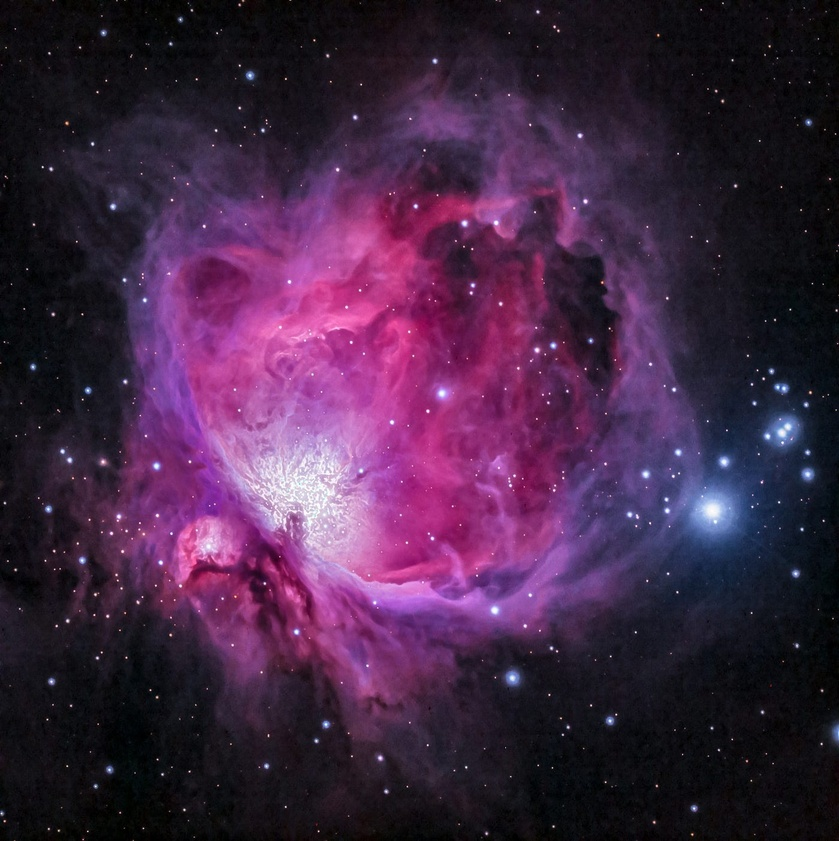
#> input picture week2/nebula.jpg, 839 x 841 px, shrunk from 1400 x 1403 before the run
$ jupyter execute --allow-errors week3.ipynb
#> lines starting #> are read from the running program, lines starting #| are printed output that depends on the picture; after the words box and inside, x2 and y2 are one past the last pixel; in counts of white or black regions, pixels touching at a corner belong together
[cell 1]
import matplotlib.pyplot as plt
import cv2

[cell 2]
my_img = cv2.imread("nebula.jpg")
#> my_img is the input picture: shape (841, 839, 3); mean B, G, R 67.2, 37.3, 65.8

[cell 3]
my_img2 = cv2.cvtColor(my_img,cv2.COLOR_BGR2GRAY)
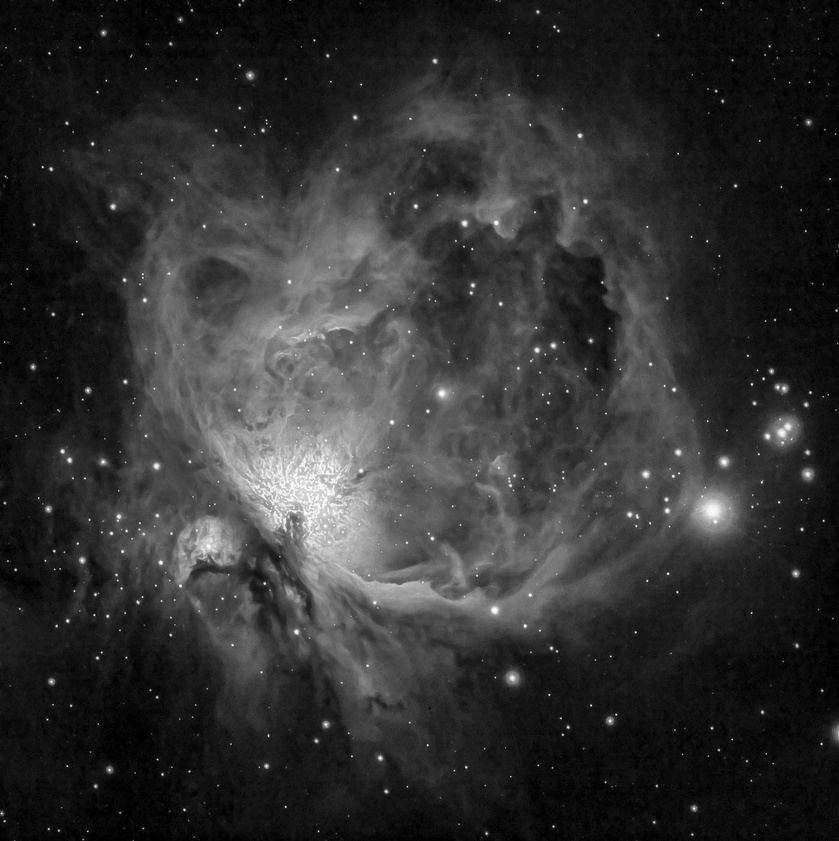
#> my_img2: shape (841, 839); min 0, max 254, mean 49.2

[cell 4]
my_img2

[cell 5]
cv2.imshow("image",my_img2)
cv2.waitKey(0)
cv2.destroyAllWindows()

[cell 6]
print(my_img.shape)
#| (841, 839, 3)
print(my_img2.shape)
#| (841, 839)

### esitleme

[cell 7]
_, my_binary_thresh_img = cv2.threshold(my_img2,thresh = 125 , maxval =255 , type = cv2.THRESH_BINARY)
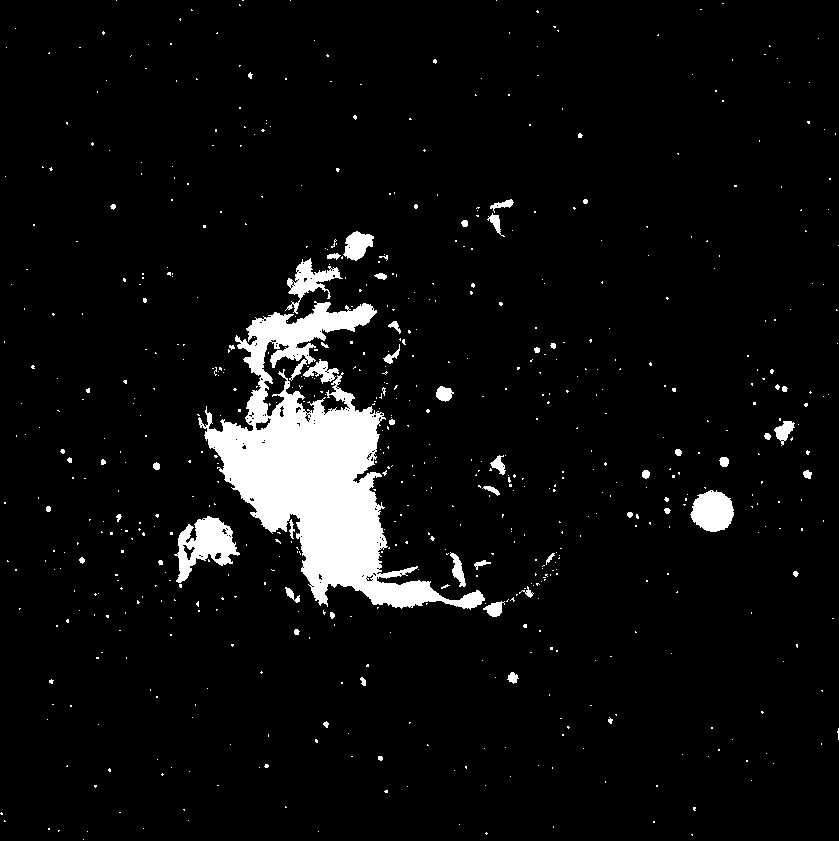
#> my_binary_thresh_img: shape (841, 839); 5.7% white; 669 white regions (613 under 20 px), largest, box (x1, y1, x2, y2) and area: (198, 301, 485, 610) 29305, (174, 516, 240, 583) 2155, (690, 490, 734, 532) 1365

[cell 8]
print(_)
#| 125.0

[cell 9]
plt.imshow(my_binary_thresh_img,cmap= "gray")
plt.axis("off")

[cell 10]
fig = plt.figure(figsize=(10, 7))
rows = 1
columns = 2

fig.add_subplot(rows,columns,1)
plt.imshow(my_img2,cmap = "gray")
plt.axis("off")

fig.add_subplot(rows,columns,2)
plt.imshow(my_binary_thresh_img,cmap = "gray")
plt.axis("off")
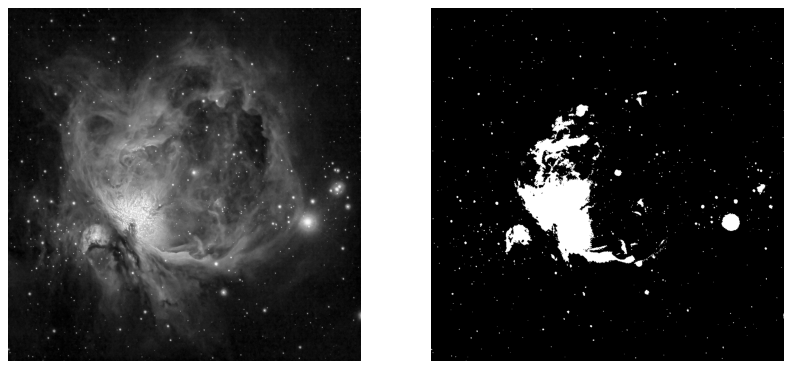
#> figure drawn by matplotlib, 2 panels

[cell 11]
_, my_binary_thresh_inv_img = cv2.threshold(my_img2,thresh = 125 , maxval =255 , type = cv2.THRESH_BINARY_INV)

[cell 12]
fig = plt.figure(figsize=(10, 7))
rows = 1
columns = 2

fig.add_subplot(rows,columns,1)
plt.imshow(my_img2,cmap = "gray")
plt.axis("off")

fig.add_subplot(rows,columns,2)
plt.imshow(my_binary_thresh_inv_img,cmap = "gray")
plt.axis("off")
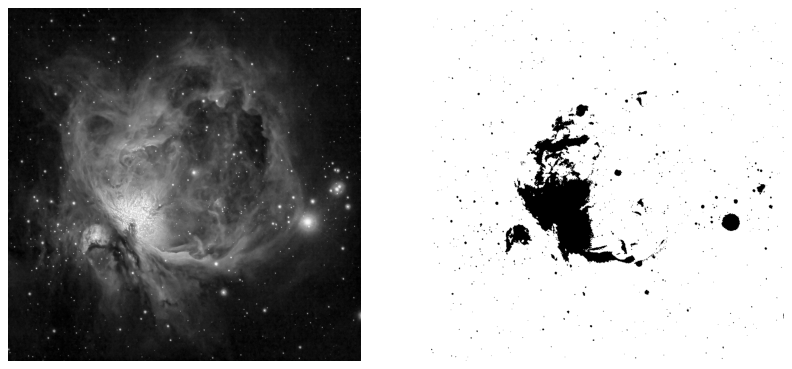
#> figure drawn by matplotlib, 2 panels

[cell 13]
fig = plt.figure(figsize=(10, 7))
rows = 1
columns = 3


fig.add_subplot(rows,columns,1)
plt.imshow(my_img2,cmap = "gray")
plt.axis("off")


fig.add_subplot(rows,columns,2)
plt.imshow(my_binary_thresh_inv_img,cmap = "gray")
plt.axis("off")


fig.add_subplot(rows,columns,3)
plt.imshow(my_binary_thresh_img,cmap= "gray")
plt.axis("off")

[cell 14]
_, my_binary_thresh_TRUNC_img = cv2.threshold(my_img2,thresh = 125 , maxval =255 , type = cv2.THRESH_TRUNC)
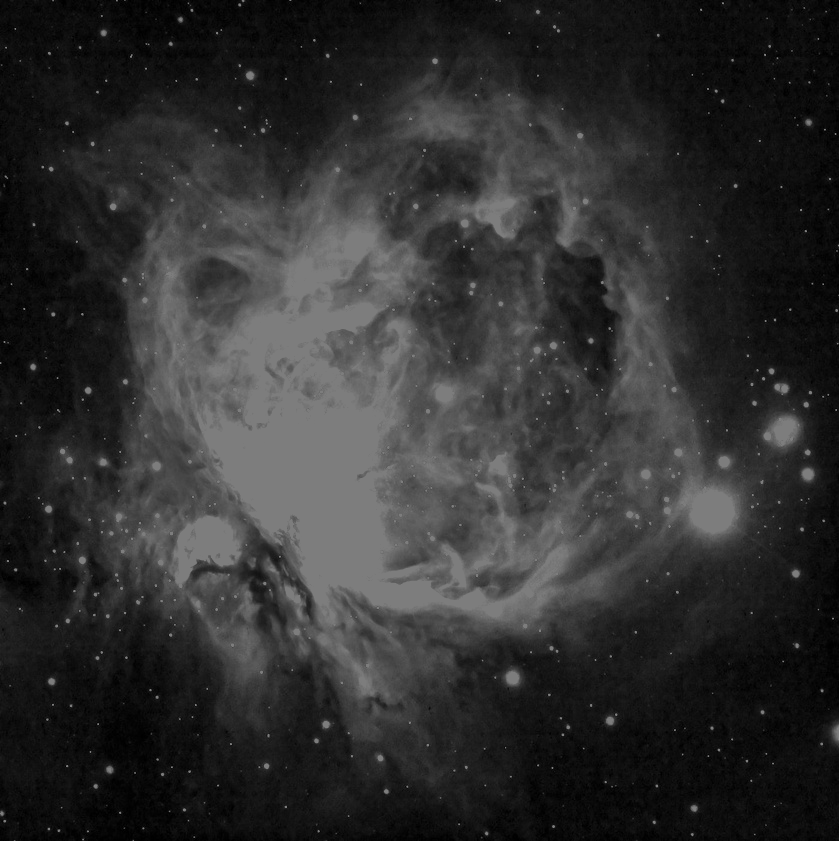
#> my_binary_thresh_TRUNC_img: shape (841, 839); min 0, max 125, mean 47.1

[cell 15]
fig = plt.figure(figsize=(10, 7))
rows = 2
columns = 2

fig.add_subplot(rows,columns,1)
plt.title("main")
plt.imshow(my_img2,cmap = "gray")
plt.axis("off")


fig.add_subplot(rows,columns,2)
plt.title("THRESH_INV")
plt.imshow(my_binary_thresh_inv_img,cmap = "gray")
plt.axis("off")


fig.add_subplot(rows,columns,3)
plt.title("THRESH")
plt.imshow(my_binary_thresh_img,cmap= "gray")
plt.axis("off")


fig.add_subplot(rows,columns,4)
plt.title("TRUNC")
plt.imshow(my_binary_thresh_TRUNC_img,cmap= "gray")
plt.axis("off")

[cell 16]
_, my_binary_thresh_Tozero_img = cv2.threshold(my_img2,thresh = 125 , maxval =255 , type = cv2.THRESH_TOZERO)
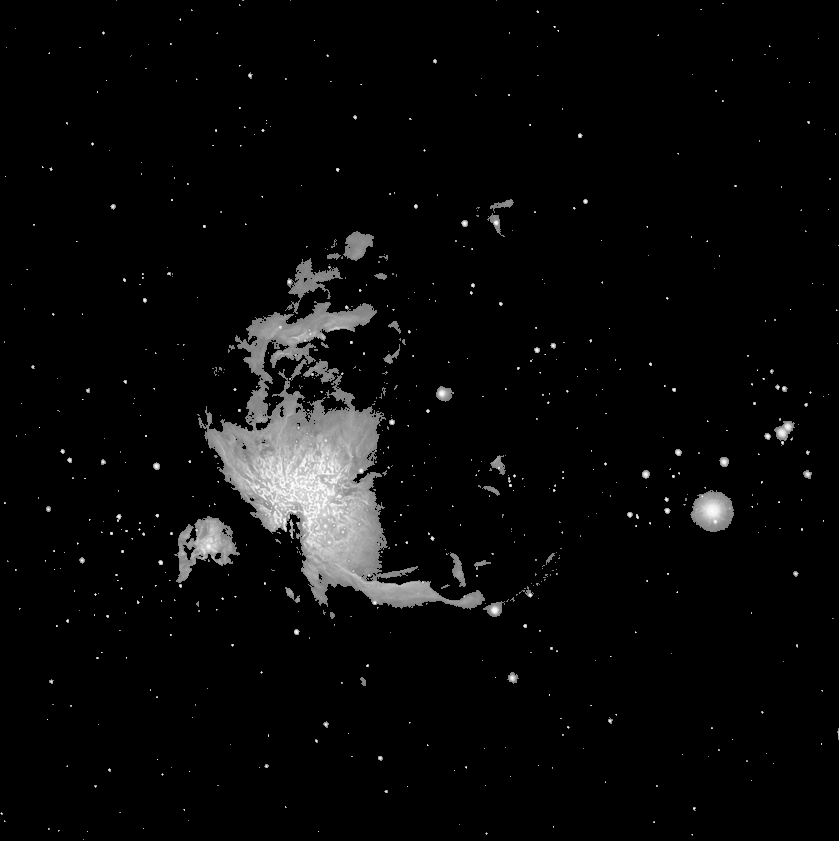
#> my_binary_thresh_Tozero_img: shape (841, 839); min 0, max 254, mean 9.2
_, my_binary_thresh_Tozero_inv_img = cv2.threshold(my_img2,thresh = 125 , maxval =255 , type = cv2.THRESH_TOZERO_INV)
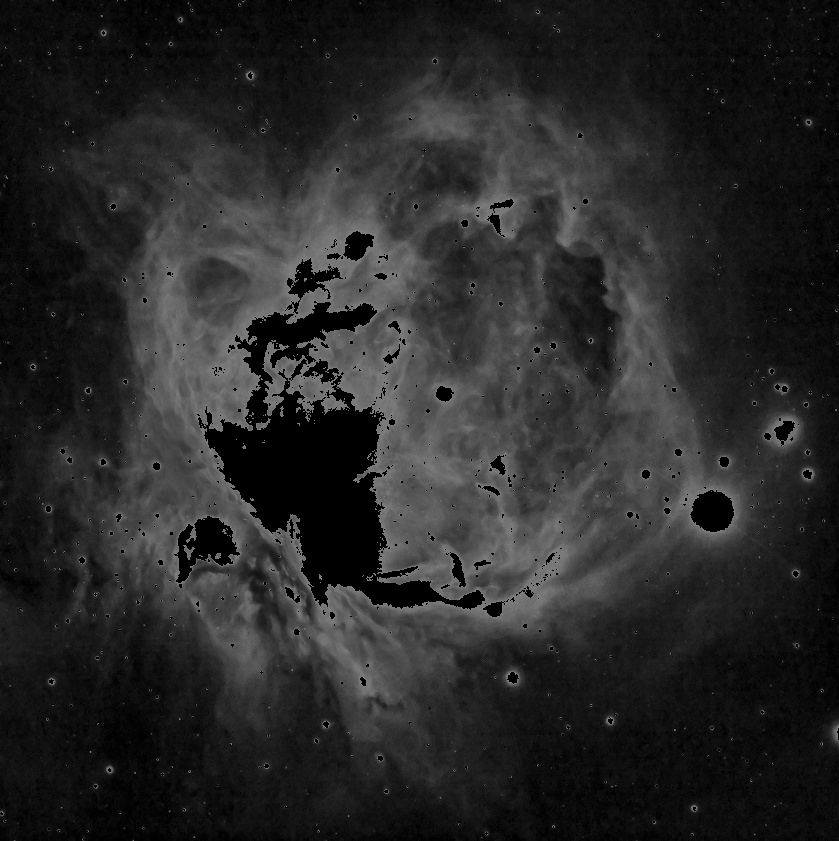
#> my_binary_thresh_Tozero_inv_img: shape (841, 839); min 0, max 125, mean 40

[cell 17]
fig = plt.figure(figsize=(10, 7))
rows = 3
columns = 2

fig.add_subplot(rows,columns,1)
plt.title("main")
plt.imshow(my_img2,cmap = "gray")
plt.axis("off")


fig.add_subplot(rows,columns,2)
plt.title("TURNC")
plt.imshow(my_binary_thresh_TRUNC_img,cmap = "gray")
plt.axis("off")


fig.add_subplot(rows,columns,3)
plt.title("THRESH")
plt.imshow(my_binary_thresh_img,cmap= "gray")
plt.axis("off")


fig.add_subplot(rows,columns,4)
plt.title("THRESH INV")
plt.imshow(my_binary_thresh_inv_img,cmap= "gray")
plt.axis("off")

fig.add_subplot(rows,columns,5)
plt.title("tozero")
plt.imshow(my_binary_thresh_Tozero_img,cmap= "gray")
plt.axis("off")


fig.add_subplot(rows,columns,6)
plt.title("tozero inv")
plt.imshow(my_binary_thresh_Tozero_inv_img,cmap= "gray")
plt.axis("off")

[cell 18]
cv2.imwrite("./nebula.jpg",my_img)
#> Out = True

$ run again, with week2/images.jpg copied over week2/nebula.jpg
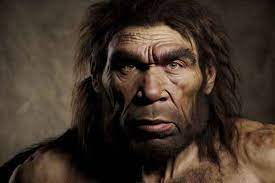
#> input picture week2/images.jpg, 275 x 183 px
#> my_img is the input picture: shape (183, 275, 3); mean B, G, R 40.8, 50.9, 65
#| (183, 275, 3)
#| (183, 275)
#> `_, my_binary_thresh_img = cv2.threshold(my_img2,thresh = 125 , maxval ..`:
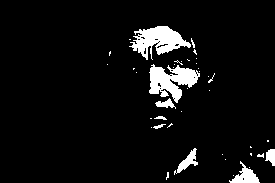
#> my_binary_thresh_img: shape (183, 275); 6.1% white; 41 white regions (32 under 20 px), largest, box (x1, y1, x2, y2) and area: (149, 64, 200, 103) 1070, (129, 26, 191, 60) 1068, (229, 161, 260, 183) 296
#| 125.0
#> `_, my_binary_thresh_Tozero_inv_img = cv2.threshold(my_img2,thresh = 12..`:
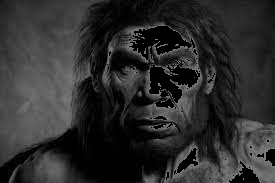
#> my_binary_thresh_Tozero_inv_img: shape (183, 275); min 0, max 125, mean 44.7
#> Out = True
